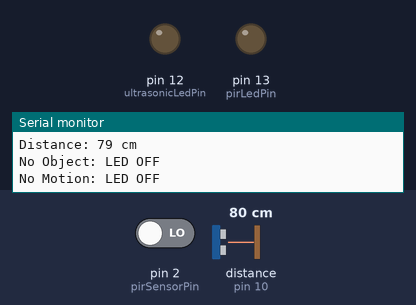
Recording of a sketch running on a simulated Arduino Uno, built with avr-gcc and run on an emulated ATmega328P. On the bench: output pins drawn as LEDs (lit = HIGH), the last lines printed to the serial monitor. Wiring (inferred from the names in the program): ultrasonic range finder: trigger pin 11; echo pin 10. The inputs (shaded band) are chosen by the test bench; at power-on: distance to the obstacle (sensor on pin 10) 80 cm, pin 2 (pirSensorPin) LOW. The echo pulse lasts 58.3 µs per cm; pins used as bus, display or sensor lines are not drawn.

Above: at 1.3 s.
1.4 s: distance to the obstacle (sensor on pin 10) set to 56 cm
2.9 s: distance to the obstacle (sensor on pin 10) set to 48 cm
At 4.0 s:
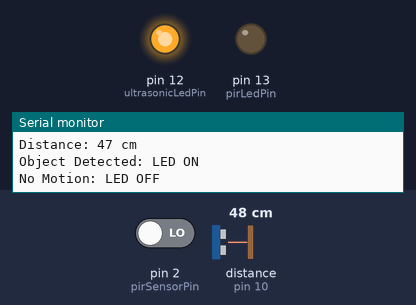
4.5 s: pin 2 (pirSensorPin) driven HIGH
At 5.6 s:
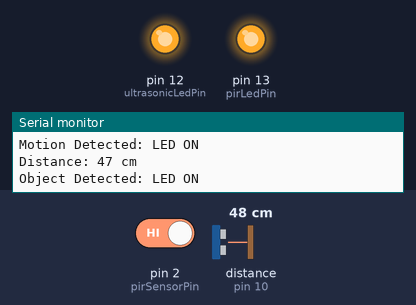
6.0 s: distance to the obstacle (sensor on pin 10) set to 60 cm
At 7.2 s:
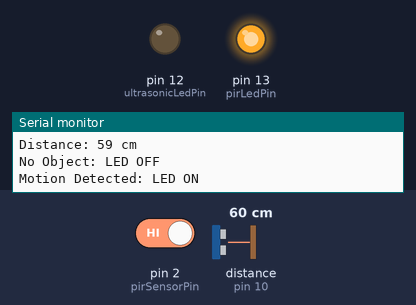
7.5 s: distance to the obstacle (sensor on pin 10) set to 18 cm
At 8.7 s:
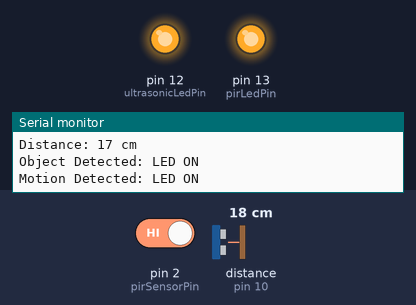
9.0 s: distance to the obstacle (sensor on pin 10) set to 120 cm
At 9.4 s:
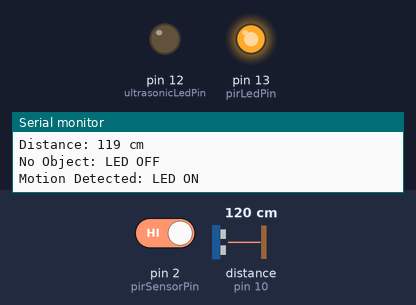
Timing chart, 0 to 11.5 s (numbered marks = the images above; inputs shaded):
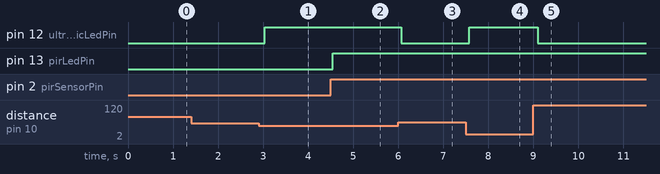

The sketch:

Task1.2C.ino
```cpp
//pin connected to the output of the motion sensor
const int pirSensorPin = 2;
//trig pin of the ultrasonic sensor
const int trigPin = 11;
//echo pin of the ultrasonic sensor
const int echoPin = 10;
//pin connected to the LED for the motion sensor
const int pirLedPin = 13;
//pin connected to the LED for the ultrasonic sensor
const int ultrasonicLedPin = 12;

//volatile variable to track motion and object detection
volatile bool motionDetected = false;
volatile bool objectDetected = false;

void setup() {
  //initialize serial communication at 9600 bits per second
  Serial.begin(9600);

  //set sensor pins as input
  pinMode(pirSensorPin, INPUT);
  pinMode(trigPin, OUTPUT);
  pinMode(echoPin, INPUT);

  //set LED pins as output
  pinMode(pirLedPin, OUTPUT);
  pinMode(ultrasonicLedPin, OUTPUT);

  //attach interrupts to the sensor pins
  attachInterrupt(digitalPinToInterrupt(pirSensorPin), motionISR, CHANGE);

  //start with the LEDs turned off
  digitalWrite(pirLedPin, LOW);
  digitalWrite(ultrasonicLedPin, LOW);
}

//interrupt service routine (ISR) for motion detection
void motionISR() {
  //read the motion sensor value
  //update the motionDetected variable
  motionDetected = digitalRead(pirSensorPin);
}

void loop() {
  //measure distance with the ultrasonic sensor
  long duration, distance;
  digitalWrite(trigPin, LOW);
  delayMicroseconds(2);
  digitalWrite(trigPin, HIGH);
  delayMicroseconds(10);
  digitalWrite(trigPin, LOW);
  duration = pulseIn(echoPin, HIGH);
  distance = duration / 58.2;

  //print the distance on the Serial Monitor
  Serial.print("Distance: ");
  Serial.print(distance);
  Serial.println(" cm");

  //check if an object is detected within a certain distance
  if (distance < 50 && distance > 0) {
    objectDetected = true;
  } else {
    objectDetected = false;
  }

  // Check if an object is detected
  if (objectDetected) {
    //if object detected, turn on the LED for the object
    digitalWrite(ultrasonicLedPin, HIGH);
    Serial.println("Object Detected: LED ON");
  } else {
    //if no object detected, turn off the LED for the object
    digitalWrite(ultrasonicLedPin, LOW);
    Serial.println("No Object: LED OFF");
  }

  //check if motion is detected
  if (motionDetected) {
    //if motion detected, turn on the LED for motion
    digitalWrite(pirLedPin, HIGH);
    Serial.println("Motion Detected: LED ON");
  } else {
    //if no motion detected, turn off the LED for motion
    digitalWrite(pirLedPin, LOW);
    Serial.println("No Motion: LED OFF");
  }

  //add a small delay to avoid flooding the serial output
  delay(500);
}
```

Measured:
- the behaviour switches between 51 and 50 cm on distance to the obstacle (sensor on pin 10) (found by bisection; images 0 and 1)
- after the input at 2.9 s, pin 12 (ultrasonicLedPin): LOW → HIGH after 0.13 s
- after the input at 4.5 s, pin 13 (pirLedPin): LOW → HIGH after 0.05 s
- after the input at 6.0 s, pin 12 (ultrasonicLedPin): HIGH → LOW after 0.06 s
- after the input at 7.5 s, pin 12 (ultrasonicLedPin): LOW → HIGH after 0.07 s
- after the input at 9.0 s, pin 12 (ultrasonicLedPin): HIGH → LOW after 0.09 s
